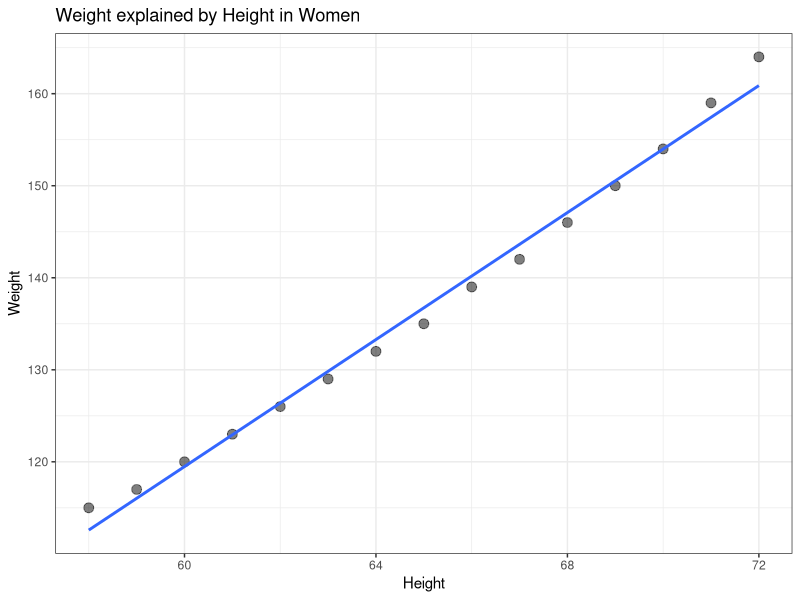

The R source for this figure:
## ---- chunk 1
library(ggplot2)

head(women)

women |>
  ggplot(aes(height, weight)) +
  geom_point(size = 3, alpha = .5) +
  geom_smooth(method = lm, se = FALSE) +
  theme_bw() +
  labs(
    title = "Weight explained by Height in Women",
    x = "Height",
    y = "Weight"
  )
## ---- chunk 2
model1 <- lm(weight ~ height, data = women)

summary(model1)
